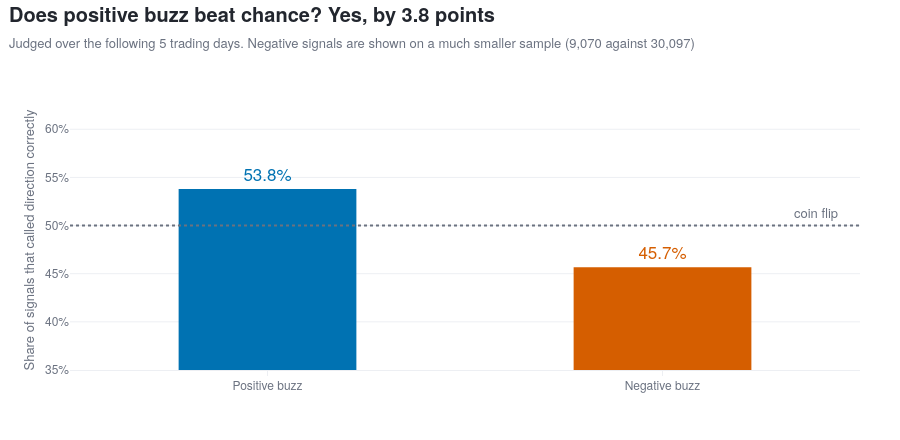

Notebook cell for this chart:
### Markdown cell above
---

# Part 2 — Analytical questions

Thirteen questions, each answered with one explanatory figure. Every figure below also
appears in the dashboard, where sector and date filters make it interactive.

---

## Q1 · Is positive or negative sentiment the more reliable signal?

*Dashboard: Key Findings, figure 1*

Financial commentary skews optimistic, so enthusiasm is cheap while criticism is
comparatively rare. If negativity costs more to express it may carry more information when
it appears. Splitting hit rate by direction tests that.

### Code cell
by_dir = ev_all.groupby('dir')['correct'].agg(['mean','size'])
pos_rate = float(by_dir.loc['Positive','mean']); pos_n = int(by_dir.loc['Positive','size'])
neg_rate = float(by_dir.loc['Negative','mean']); neg_n = int(by_dir.loc['Negative','size'])
print(by_dir.round(4).to_string())

fig = go.Figure()
for label, rate, n, colour in [('Positive buzz', pos_rate, pos_n, POS),
                               ('Negative buzz', neg_rate, neg_n, NEG)]:
    fig.add_trace(go.Bar(x=[label], y=[rate], marker_color=colour, marker_line_width=0,
                         width=0.45, text=[f'{rate*100:.1f}%'], textposition='outside',
                         textfont=dict(size=17, color=colour), customdata=[n],
                         hovertemplate='<b>%{x}</b><br>correct %{y:.1%}'
                                       '<br>%{customdata:,} signals<extra></extra>'))
fig.add_hline(y=0.5, line_color=MUTED, line_width=2, line_dash='dot')
fig.add_annotation(x=1.45, y=0.5, text='coin flip', showarrow=False, xanchor='right',
                   yshift=13, font=dict(size=13, color=MUTED))
fig.update_yaxes(title='Share of signals that called direction correctly', tickformat='.0%',
                 range=[min(0.35, neg_rate-0.08), max(0.62, pos_rate+0.08)])
fig.update_layout(showlegend=False)
titled(fig, f'Does positive buzz beat chance? Yes, by {(pos_rate-0.5)*100:.1f} points',
       f'Judged over the following {HOLD} trading days. Negative signals are shown on a much '
       f'smaller sample ({neg_n:,} against {pos_n:,})', height=440)
fig.show()

### Figure 1 — Plotly figure (JSON) as saved in the notebook; plotly's stock layout.template omitted (floating-point values rounded to 4 significant figures)
{"data": [{"customdata": [30097], "hovertemplate": "<b>%{x}</b><br>correct %{y:.1%}<br>%{customdata:,} signals<extra></extra>", "marker": {"color": "#0072B2", "line": {"width": 0}}, "text": ["53.8%"], "textfont": {"color": "#0072B2", "size": 17}, "textposition": "outside", "type": "bar", "width": 0.45, "x": ["Positive buzz"], "y": [0.5379]}, {"customdata": [9070], "hovertemplate": "<b>%{x}</b><br>correct %{y:.1%}<br>%{customdata:,} signals<extra></extra>", "marker": {"color": "#D55E00", "line": {"width": 0}}, "text": ["45.7%"], "textfont": {"color": "#D55E00", "size": 17}, "textposition": "outside", "type": "bar", "width": 0.45, "x": ["Negative buzz"], "y": [0.4567]}], "layout": {"annotations": [{"font": {"color": "#6B7280", "size": 13}, "showarrow": false, "text": "coin flip", "x": 1.45, "xanchor": "right", "y": 0.5, "yshift": 13}], "height": 440, "shapes": [{"line": {"color": "#6B7280", "dash": "dot", "width": 2}, "type": "line", "x0": 0, "x1": 1, "xref": "x domain", "y0": 0.5, "y1": 0.5, "yref": "y"}], "showlegend": false, "title": {"text": "<b>Does positive buzz beat chance? Yes, by 3.8 points</b><br><span style='font-size:13px;color:#6B7280'>Judged over the following 5 trading days. Negative signals are shown on a much smaller sample (9,070 against 30,097)</span>"}, "yaxis": {"range": [0.35, 0.62], "tickformat": ".0%", "title": {"text": "Share of signals that called direction correctly"}}}}
